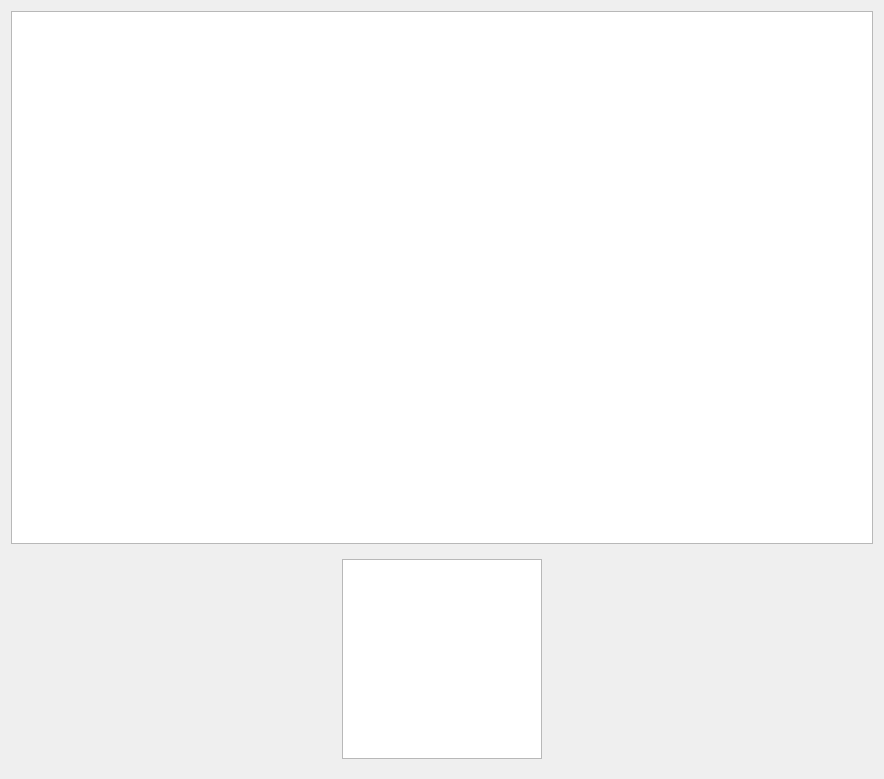
<?xml version="1.0" encoding="UTF-8"?>
<ui version="4.0">
 <class>rocon_teleop_widget</class>
 <widget class="QWidget" name="rocon_teleop_widget">
  <property name="enabled">
   <bool>true</bool>
  </property>
  <property name="geometry">
   <rect>
    <x>0</x>
    <y>0</y>
    <width>884</width>
    <height>779</height>
   </rect>
  </property>
  <property name="sizePolicy">
   <sizepolicy hsizetype="Preferred" vsizetype="Preferred">
    <horstretch>0</horstretch>
    <verstretch>0</verstretch>
   </sizepolicy>
  </property>
  <property name="windowTitle">
   <string>Rocon Teleop</string>
  </property>
  <layout class="QVBoxLayout" name="verticalLayout">
   <item>
    <widget class="QCameraView" name="camera_view"/>
   </item>
   <item>
    <layout class="QGridLayout" name="grid_layout" rowstretch="0,0" columnstretch="0">
     <property name="sizeConstraint">
      <enum>QLayout::SetMinAndMaxSize</enum>
     </property>
     <property name="margin">
      <number>9</number>
     </property>
     <property name="spacing">
      <number>9</number>
     </property>
     <item row="1" column="0">
      <widget class="QVirtualJoystickView" name="virtual_joystick_view">
       <property name="sizePolicy">
        <sizepolicy hsizetype="Fixed" vsizetype="Fixed">
         <horstretch>0</horstretch>
         <verstretch>0</verstretch>
        </sizepolicy>
       </property>
       <property name="minimumSize">
        <size>
         <width>200</width>
         <height>200</height>
        </size>
       </property>
       <property name="maximumSize">
        <size>
         <width>200</width>
         <height>200</height>
        </size>
       </property>
      </widget>
     </item>
    </layout>
   </item>
  </layout>
 </widget>
 <customwidgets>
  <customwidget>
   <class>QCameraView</class>
   <extends>QGraphicsView</extends>
   <header>rocon_qt_library.views</header>
  </customwidget>
  <customwidget>
   <class>QVirtualJoystickView</class>
   <extends>QGraphicsView</extends>
   <header>rocon_qt_library.views</header>
  </customwidget>
 </customwidgets>
 <resources/>
 <connections/>
</ui>
